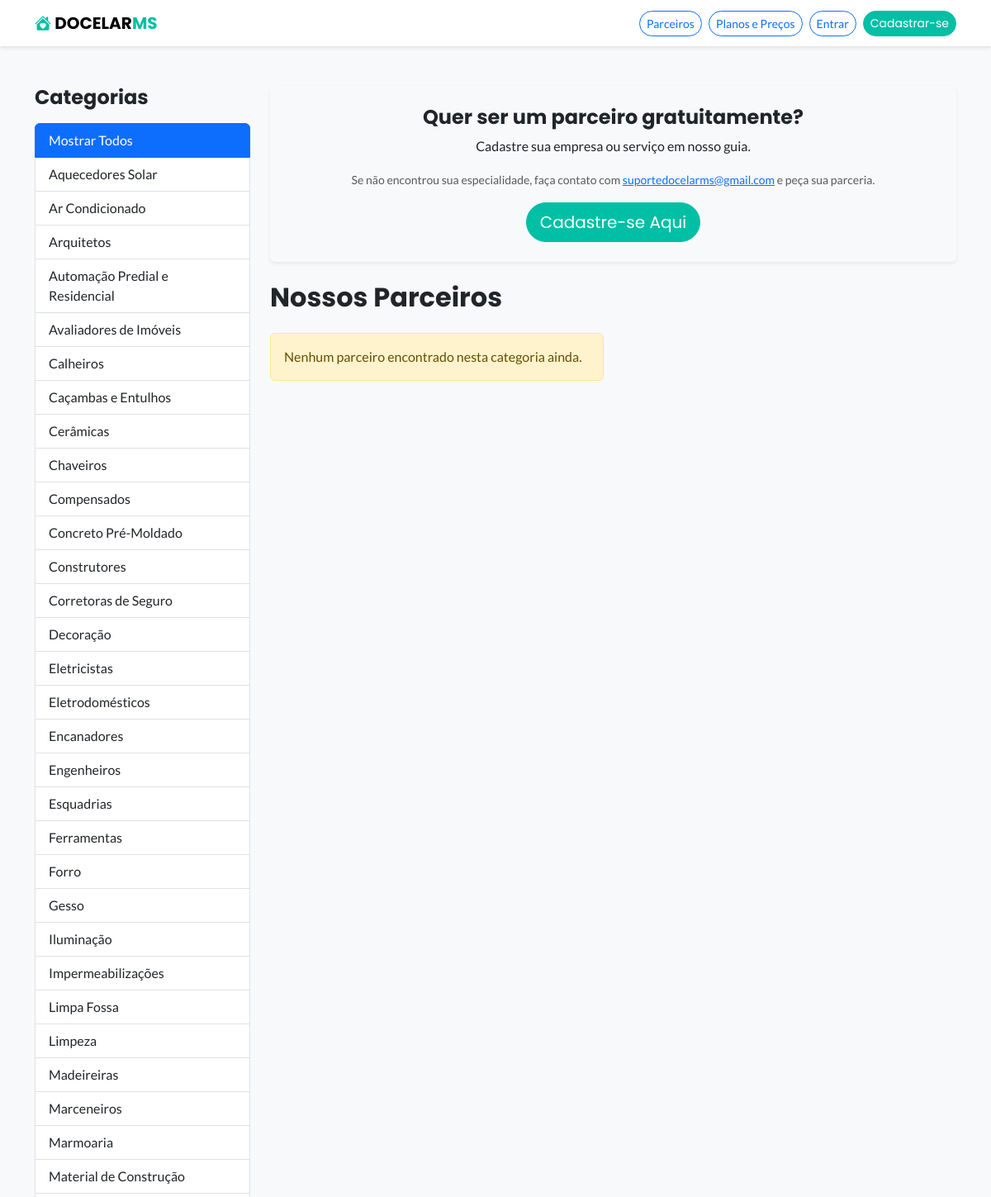
The page /parceiros/ (upper part) on the database as committed earlier.
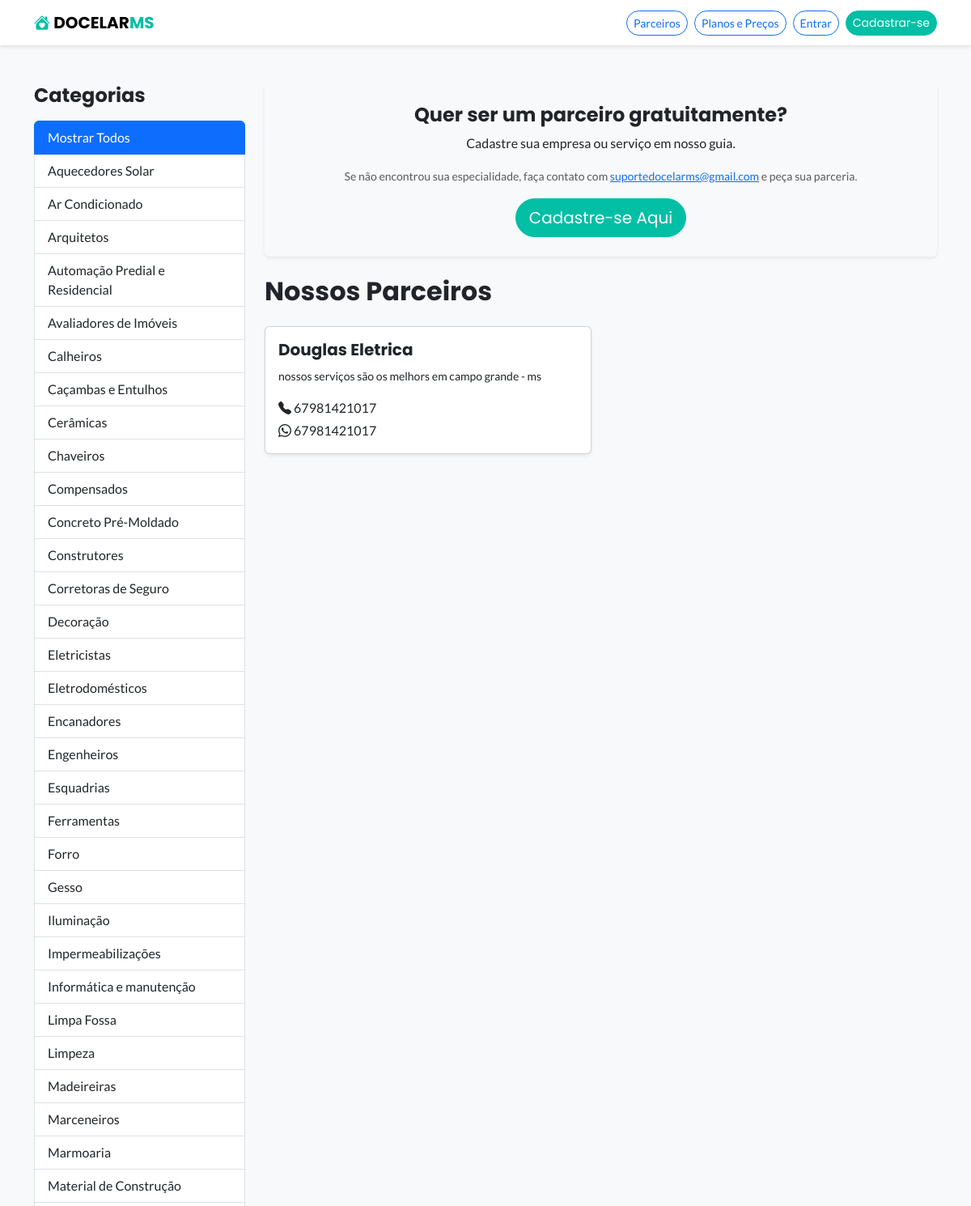
The same page on the database as committed later.
### imoveis/models.py (models this page shows, shortened)
class NichoParceiro(models.Model):
    nome = models.CharField(max_length=100, unique=True, verbose_name="Nome do Nicho")
    slug = models.SlugField(max_length=100, unique=True, blank=True)
    class Meta:
        verbose_name = "Nicho de Parceiro"
        verbose_name_plural = "Nichos de Parceiros"
        ordering = ['nome'] # ✅ <-- LINHA ADICIONADA AQUI

class Parceiro(models.Model):
    class Status(models.TextChoices):
        PENDENTE = 'PENDENTE', 'Pendente'
        APROVADO = 'APROVADO', 'Aprovado'
        REJEITADO = 'REJEITADO', 'Rejeitado'
    nicho = models.ForeignKey(
        NichoParceiro,
        on_delete=models.SET_NULL,
        null=True,
        verbose_name="Nicho de Atuação"
    )
    nome = models.CharField(max_length=200, verbose_name="Nome da Empresa/Profissional")
    descricao = models.TextField(verbose_name="Breve Descrição", blank=True, null=True)
    telefone = models.CharField(max_length=20, verbose_name="Telefone Principal", blank=True, null=True)
    whatsapp = models.CharField(max_length=20, verbose_name="WhatsApp", blank=True, null=True)
    email = models.EmailField(verbose_name="E-mail de Contato", blank=True, null=True)
    status = models.CharField(
        max_length=10,
        choices=Status.choices,
        default=Status.PENDENTE,
        verbose_name="Status"
    )
    data_cadastro = models.DateTimeField(auto_now_add=True)
    class Meta:
        verbose_name = "Parceiro"
        verbose_name_plural = "Parceiros"

### imoveis/views.py (the view)
# urls.py: path('parceiros/', views.listar_parceiros, name='listar_parceiros'),
def listar_parceiros(request):
    nichos = NichoParceiro.objects.all()
    parceiros_list = Parceiro.objects.filter(status=Parceiro.Status.APROVADO).order_by('nome')
    nicho_slug = request.GET.get('nicho')
    nicho_ativo = None
    if nicho_slug:
        nicho_ativo = get_object_or_404(NichoParceiro, slug=nicho_slug)
        parceiros_list = parceiros_list.filter(nicho=nicho_ativo)
    contexto = {
        'nichos': nichos,
        'parceiros': parceiros_list,
        'nicho_ativo': nicho_ativo,
    }
    return render(request, 'imoveis/listar_parceiros.html', contexto)

### imoveis/templates/imoveis/listar_parceiros.html (shortened to what this page needs)
{% extends 'base.html' %}
{% block content %}
<div class="container my-5">
    <div class="row">
        <div class="col-lg-3">
            <h4 class="fw-bold mb-3">Categorias</h4>
            <div class="list-group">
                <a href="{% url 'listar_parceiros' %}"
                   class="list-group-item list-group-item-action {% if not nicho_ativo %}active{% endif %}">
                    Mostrar Todos
                </a>
                {% for nicho in nichos %}
                <a href="?nicho={{ nicho.slug }}"
                   class="list-group-item list-group-item-action {% if nicho_ativo.slug == nicho.slug %}active{% endif %}">
                    {{ nicho.nome }}
                </a>
                {% endfor %}
            </div>
        </div>
        <div class="col-lg-9">
            <div class="card bg-light border-0 shadow-sm mb-4">
                <div class="card-body text-center p-4">
                    <h4 class="fw-bold">Quer ser um parceiro gratuitamente?</h4>
                    <p class="mb-3">Cadastre sua empresa ou serviço em nosso guia.</p>
                    <p class="mb-3 text-muted">
                        <small>Se não encontrou sua especialidade, faça contato com <a href="mailto:suportedocelarms@gmail.com">suportedocelarms@gmail.com</a> e peça sua parceria.</small>
                    </p>
                    <a href="{% url 'cadastrar_parceiro' %}" class="btn btn-primary btn-lg rounded-pill">Cadastre-se Aqui</a>
                </div>
            </div>
            <h2 class="fw-bold mb-4">
                {% if nicho_ativo %}
                    Parceiros: {{ nicho_ativo.nome }}
                {% else %}
                    Nossos Parceiros
                {% endif %}
            </h2>
            <div class="row row-cols-1 row-cols-md-2 g-4">
                {% for parceiro in parceiros %}
                <div class="col">
                    <div class="card h-100 shadow-sm">
                        <div class="row g-0">
                            <div class="{% if parceiro.logo %}col-md-8{% else %}col-12{% endif %}">
                                <div class="card-body">
                                    <h5 class="card-title fw-bold">{{ parceiro.nome }}</h5>
                                    <p class="card-text"><small>{{ parceiro.descricao|default_if_none:""|truncatewords:20 }}</small></p>
                                    {% if parceiro.telefone %}
                                    <p class="mb-1"><strong><i class="bi bi-telephone-fill"></i></strong> {{ parceiro.telefone }}</p>
                                    {% endif %}
                                    {% if parceiro.whatsapp %}
                                    <p class="mb-0"><strong><i class="bi bi-whatsapp"></i></strong> {{ parceiro.whatsapp }}</p>
                                    {% endif %}
                                </div>
                            </div>
                        </div>
                    </div>
                </div>
                {% empty %}
                <div class="col-12">
                    <div class="alert alert-warning">
                        Nenhum parceiro encontrado nesta categoria ainda.
                    </div>
                </div>
                {% endfor %}
            </div>
        </div>
    </div>
</div>
{% endblock %}

### imoveis/templates/base.html (shortened to what this page needs)
<!doctype html>
<html lang="pt-br">
<head>
    <link href="https://cdn.jsdelivr.net/npm/bootstrap@5.3.3/dist/css/bootstrap.min.css" rel="stylesheet">
    <link rel="stylesheet" href="https://cdn.jsdelivr.net/npm/bootstrap-icons@1.11.3/font/bootstrap-icons.min.css">
    <link rel="stylesheet" href="https://cdnjs.cloudflare.com/ajax/libs/font-awesome/6.0.0-beta3/css/all.min.css">
    <link href="https://cdnjs.cloudflare.com/ajax/libs/lightbox2/2.11.4/css/lightbox.min.css" rel="stylesheet" />
</head>
<body>
    <nav class="navbar navbar-expand-lg navbar-light bg-white sticky-top">
    <div class="container">
        <a class="navbar-brand fw-bold" href="/">
            <i class="bi bi-house-heart-fill" style="color: var(--cor-primaria);"></i>
            DOCELAR<span style="color: var(--cor-primaria);">MS</span>
        </a>
<div class="ms-auto d-flex align-items-center">
    <a href="{% url 'listar_parceiros' %}" class="btn btn-outline-primary btn-sm rounded-pill me-2">Parceiros</a>
    <a href="{% url 'listar_planos' %}" class="btn btn-outline-primary btn-sm rounded-pill me-2">Planos e Preços</a>
    {% if user.is_authenticated %}
        <a href="{% url 'anunciar_imovel' %}" class="btn btn-primary btn-sm rounded-pill me-2">Anunciar novo imóvel</a>
        <div class="dropdown">
            <button class="btn btn-outline-primary btn-sm rounded-pill dropdown-toggle" type="button" id="userMenu" data-bs-toggle="dropdown" aria-expanded="false">
                Olá, {{ user.username }}
            </button>
            <ul class="dropdown-menu dropdown-menu-end" aria-labelledby="userMenu">
                <li><a class="dropdown-item" href="{% url 'meus_imoveis' %}">Meus Imóveis</a></li>
                <li><a class="dropdown-item" href="{% url 'perfil' %}">Meu Perfil</a></li>
                <li><hr class="dropdown-divider"></li>
                <li>
                    <form method="post" action="{% url 'logout' %}" class="d-inline">
                        {% csrf_token %}
                        <button type="submit" class="dropdown-item">Sair</button>
                    </form>
                </li>
            </ul>
        </div>
    {% else %}
        <a href="{% url 'login' %}" class="btn btn-outline-primary btn-sm rounded-pill me-2">Entrar</a>
        <a href="{% url 'cadastro' %}" class="btn btn-primary btn-sm rounded-pill">Cadastrar-se</a>
    {% endif %}
</div>
    </div>
</nav>
    <main>
        {% block content %}
        {% endblock %}
    </main>
</body>
</html>

### imoveis/templates/base.html (style rules this page uses)
:root { --cor-primaria: #00bfa5; --cor-escura: #212529; --cor-clara: #f8f9fa; --cor-destaque: #dc3545; }
body { font-family: 'Lato', sans-serif; background-color: var(--cor-clara); }
h1, h2, h3, h4, h5, h6, .navbar-brand, .btn-primary { font-family: 'Poppins', sans-serif; }
.navbar { box-shadow: 0 2px 4px rgba(0,0,0,.1); }
.btn-primary { background-color: var(--cor-primaria); border-color: var(--cor-primaria); transition: all 0.3s ease; }

Rows that differ between the two databases and show on the page:
added NichoParceiro: nome "Informática e manutenção"
added Parceiro: nome "Douglas Eletrica", descricao "nossos serviços são os melhors em campo grande - ms", telefone "67981421017", whatsapp "67981421017"
Other text that changed with them:
text no longer shown: "Nenhum parceiro encontrado nesta categoria ainda."
